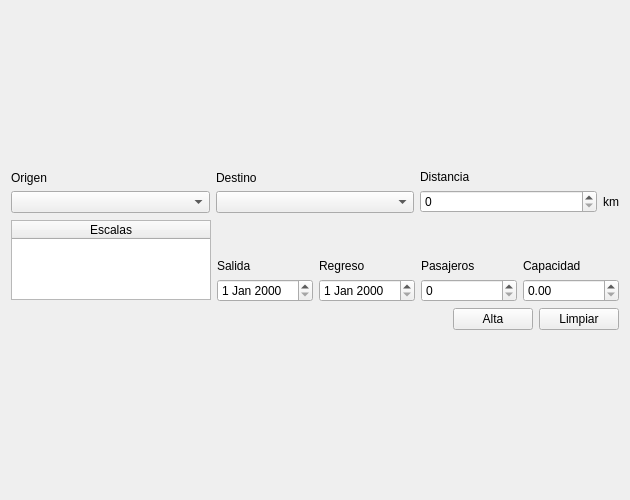
<?xml version="1.0" encoding="UTF-8"?>
<ui version="4.0">
 <class>Alta_vuelo</class>
 <widget class="QWidget" name="Alta_vuelo">
  <property name="windowModality">
   <enum>Qt::NonModal</enum>
  </property>
  <property name="geometry">
   <rect>
    <x>0</x>
    <y>0</y>
    <width>630</width>
    <height>500</height>
   </rect>
  </property>
  <property name="windowTitle">
   <string>Form</string>
  </property>
  <layout class="QVBoxLayout" name="verticalLayout_9">
   <item>
    <spacer name="verticalSpacer">
     <property name="orientation">
      <enum>Qt::Vertical</enum>
     </property>
     <property name="sizeHint" stdset="0">
      <size>
       <width>20</width>
       <height>40</height>
      </size>
     </property>
    </spacer>
   </item>
   <item>
    <layout class="QHBoxLayout" name="horizontalLayout_3">
     <item>
      <layout class="QVBoxLayout" name="verticalLayout_5">
       <item>
        <widget class="QLabel" name="LOrigen">
         <property name="text">
          <string>Origen</string>
         </property>
        </widget>
       </item>
       <item>
        <widget class="QComboBox" name="Origen">
         <item>
          <property name="text">
           <string/>
          </property>
         </item>
         <item>
          <property name="text">
           <string>México - Guadalajara</string>
          </property>
         </item>
         <item>
          <property name="text">
           <string>México - D.F.</string>
          </property>
         </item>
         <item>
          <property name="text">
           <string>Canada - Montreal</string>
          </property>
         </item>
         <item>
          <property name="text">
           <string>USA - New York</string>
          </property>
         </item>
         <item>
          <property name="text">
           <string>USA - Kansas</string>
          </property>
         </item>
         <item>
          <property name="text">
           <string>Brasil - Brazilia</string>
          </property>
         </item>
         <item>
          <property name="text">
           <string>Inglaterra - Londres</string>
          </property>
         </item>
        </widget>
       </item>
      </layout>
     </item>
     <item>
      <layout class="QVBoxLayout" name="verticalLayout_4">
       <item>
        <widget class="QLabel" name="LDestino">
         <property name="text">
          <string>Destino</string>
         </property>
        </widget>
       </item>
       <item>
        <widget class="QComboBox" name="Destino">
         <item>
          <property name="text">
           <string/>
          </property>
         </item>
         <item>
          <property name="text">
           <string>México - Guadalajara</string>
          </property>
         </item>
         <item>
          <property name="text">
           <string>México - D.F.</string>
          </property>
         </item>
         <item>
          <property name="text">
           <string>Canada - Montreal</string>
          </property>
         </item>
         <item>
          <property name="text">
           <string>USA - New York</string>
          </property>
         </item>
         <item>
          <property name="text">
           <string>USA - Kansas</string>
          </property>
         </item>
         <item>
          <property name="text">
           <string>Brasil - Brazilia</string>
          </property>
         </item>
         <item>
          <property name="text">
           <string>Inglaterra - Londres</string>
          </property>
         </item>
        </widget>
       </item>
      </layout>
     </item>
     <item>
      <layout class="QVBoxLayout" name="verticalLayout_3">
       <item>
        <widget class="QLabel" name="LDistancia">
         <property name="text">
          <string>Distancia</string>
         </property>
        </widget>
       </item>
       <item>
        <layout class="QHBoxLayout" name="horizontalLayout_2">
         <item>
          <widget class="QSpinBox" name="Distancia">
           <property name="sizePolicy">
            <sizepolicy hsizetype="Minimum" vsizetype="Fixed">
             <horstretch>0</horstretch>
             <verstretch>0</verstretch>
            </sizepolicy>
           </property>
          </widget>
         </item>
         <item>
          <widget class="QLabel" name="label">
           <property name="sizePolicy">
            <sizepolicy hsizetype="Fixed" vsizetype="Preferred">
             <horstretch>0</horstretch>
             <verstretch>0</verstretch>
            </sizepolicy>
           </property>
           <property name="text">
            <string>km</string>
           </property>
          </widget>
         </item>
        </layout>
       </item>
      </layout>
     </item>
    </layout>
   </item>
   <item>
    <layout class="QHBoxLayout" name="horizontalLayout_6">
     <item>
      <widget class="QTableWidget" name="tableWidget">
       <property name="sizePolicy">
        <sizepolicy hsizetype="Minimum" vsizetype="Minimum">
         <horstretch>0</horstretch>
         <verstretch>0</verstretch>
        </sizepolicy>
       </property>
       <property name="maximumSize">
        <size>
         <width>200</width>
         <height>80</height>
        </size>
       </property>
       <attribute name="horizontalHeaderCascadingSectionResizes">
        <bool>false</bool>
       </attribute>
       <attribute name="horizontalHeaderShowSortIndicator" stdset="0">
        <bool>false</bool>
       </attribute>
       <attribute name="horizontalHeaderStretchLastSection">
        <bool>true</bool>
       </attribute>
       <column>
        <property name="text">
         <string>Escalas</string>
        </property>
       </column>
      </widget>
     </item>
     <item>
      <layout class="QVBoxLayout" name="verticalLayout_8">
       <item>
        <spacer name="verticalSpacer_3">
         <property name="orientation">
          <enum>Qt::Vertical</enum>
         </property>
         <property name="sizeType">
          <enum>QSizePolicy::Ignored</enum>
         </property>
         <property name="sizeHint" stdset="0">
          <size>
           <width>20</width>
           <height>40</height>
          </size>
         </property>
        </spacer>
       </item>
       <item>
        <layout class="QHBoxLayout" name="horizontalLayout">
         <item>
          <layout class="QVBoxLayout" name="verticalLayout">
           <item>
            <widget class="QLabel" name="LSalida">
             <property name="text">
              <string>Salida</string>
             </property>
            </widget>
           </item>
           <item>
            <widget class="QDateEdit" name="Salida"/>
           </item>
          </layout>
         </item>
         <item>
          <layout class="QVBoxLayout" name="verticalLayout_2">
           <item>
            <widget class="QLabel" name="LRegreso">
             <property name="text">
              <string>Regreso</string>
             </property>
            </widget>
           </item>
           <item>
            <widget class="QDateEdit" name="Regreso"/>
           </item>
          </layout>
         </item>
         <item>
          <layout class="QVBoxLayout" name="verticalLayout_6">
           <item>
            <widget class="QLabel" name="LPasajeros">
             <property name="text">
              <string>Pasajeros</string>
             </property>
            </widget>
           </item>
           <item>
            <widget class="QSpinBox" name="Pasajeros"/>
           </item>
          </layout>
         </item>
         <item>
          <layout class="QVBoxLayout" name="verticalLayout_7">
           <item>
            <widget class="QLabel" name="LCapacidad">
             <property name="text">
              <string>Capacidad</string>
             </property>
            </widget>
           </item>
           <item>
            <widget class="QDoubleSpinBox" name="Capacidad"/>
           </item>
          </layout>
         </item>
        </layout>
       </item>
      </layout>
     </item>
    </layout>
   </item>
   <item>
    <layout class="QHBoxLayout" name="horizontalLayout_5">
     <item>
      <spacer name="horizontalSpacer">
       <property name="orientation">
        <enum>Qt::Horizontal</enum>
       </property>
       <property name="sizeHint" stdset="0">
        <size>
         <width>40</width>
         <height>20</height>
        </size>
       </property>
      </spacer>
     </item>
     <item>
      <layout class="QHBoxLayout" name="horizontalLayout_4">
       <item>
        <widget class="QPushButton" name="Alta">
         <property name="text">
          <string>Alta</string>
         </property>
        </widget>
       </item>
       <item>
        <widget class="QPushButton" name="Limpiar">
         <property name="text">
          <string>Limpiar</string>
         </property>
        </widget>
       </item>
      </layout>
     </item>
    </layout>
   </item>
   <item>
    <spacer name="verticalSpacer_2">
     <property name="orientation">
      <enum>Qt::Vertical</enum>
     </property>
     <property name="sizeHint" stdset="0">
      <size>
       <width>20</width>
       <height>40</height>
      </size>
     </property>
    </spacer>
   </item>
  </layout>
 </widget>
 <resources/>
 <connections/>
</ui>
